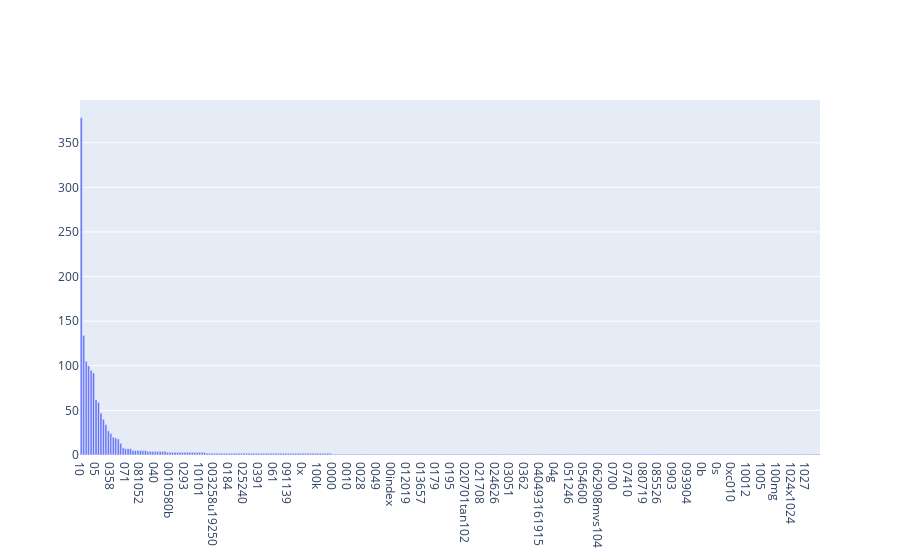

This figure's notebook cell:
### Markdown cell above
### >>> **Exercise 15 (take home):** 
Additionally, you can attempt to sort the terms on the `x-axis` by frequency instead of in alphabetical order. This way the visualization is more meaninfgul and you will be able to observe the so called [long tail](https://en.wikipedia.org/wiki/Long_tail) (get familiar with this term since it will appear a lot in data mining and other statistics courses). see picture below

![alt txt](https://upload.wikimedia.org/wikipedia/commons/thumb/8/8a/Long_tail.svg/1000px-Long_tail.svg.png)

### Code cell
x = count_vect.get_feature_names_out()[:300]
y = term_frequencies[:300]

# Combine x and y into a list of tuples
combined_data = list(zip(x, y))

# Sort the combined data based on y values
combined_data.sort(key=lambda pair: pair[1], reverse = True)

# Separate the sorted data back into x and y arrays
x_sorted, y_sorted = zip(*combined_data)

fig = go.Figure(go.Bar(
            x=x_sorted, 
            y=y_sorted))

fig.show()

### Figure 1 — Plotly figure (JSON) as saved in the notebook; plotly's stock layout.template omitted (floating-point values rounded to 4 significant figures; data arrays with more than 128 entries replaced by an {"elided": "..."} marker saying what was removed)
{"data": [{"type": "bar", "x": {"elided": "300 str values"}, "y": {"elided": "300 int values"}}], "layout": {}}
